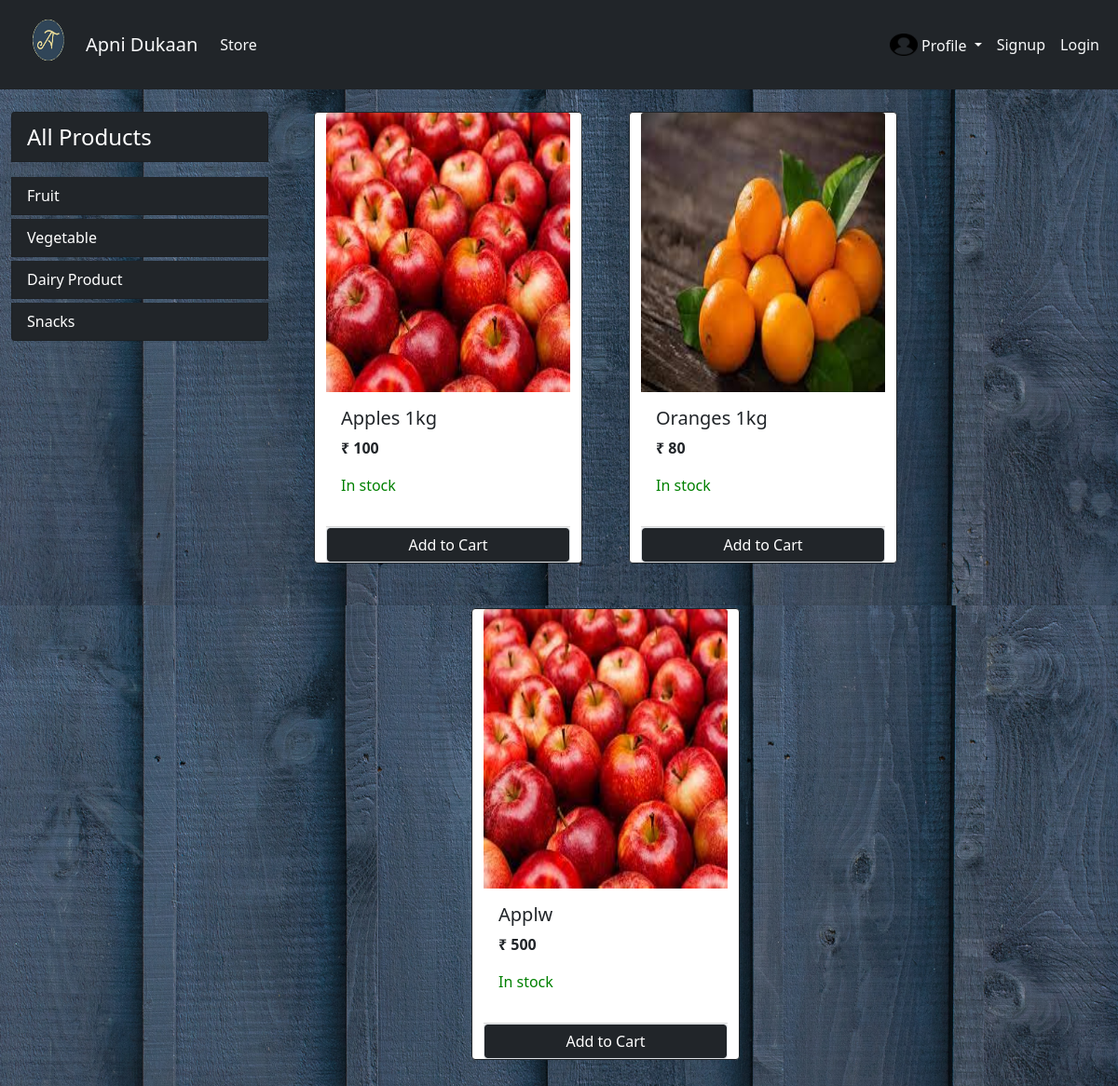
Page /retailer_dashboard?category=1 on the committed database.
### store/models/category.py (models this page shows, shortened)
class Categorie(models.Model):
    name=models.CharField(max_length=20)
    @staticmethod
    def get_all_categories():
        return Categorie.objects.all()

### store/models/product.py (models this page shows, shortened)
class Product(models.Model):
    name=models.CharField(max_length=50)
    price=models.IntegerField(default=0)
    category=models.ForeignKey(Categorie ,on_delete=models.CASCADE, default=1)
    description=models.CharField(max_length=200 , default='Description not available' , null=True , blank=True)
    image=models.ImageField(upload_to='media/')
    quantity=models.IntegerField(default=10)
    seller = models.ForeignKey(Customer,on_delete=models.CASCADE,default=None)
    @staticmethod
    def get_all_products_by_categoryid(category_id):
        if category_id:
            return Product.objects.filter(category= category_id)
        else:
            return Product.gete_all_products()
    @staticmethod
    def get_by_category_and_role(group_name, category_id):
        products= Product.get_all_products_by_categoryid(category_id)
        data = []
        for product in products:
            seller_id=product.seller.id
            obj = Customer.objects.get(id=seller_id)
            if(obj.group_name== group_name):
                data.append(product)
        sellers=Customer.get_customer_by_role(group_name)
        return data

### store/views.py (the view, shortened to what this page needs)
# urls.py: path('retailer_dashboard',Retailer_dashboard.as_view(),name="retailer_dashboard"),
class Retailer_dashboard(View):
    def get(self ,request):
        products = None
        cart=request.session.get('cart')
        if not cart:
            request.session['cart']={}
        categories=Categorie.get_all_categories()
        categoryID=request.GET.get('category')
        if categoryID:
            products=Product.get_by_category_and_role("wholesaler",categoryID)
        else:
            products = Product.get_all_products_by_roleOfSeller("wholesaler")
        data={}
        data['products']=products
        data['categories']=categories
        return render(request , 'retailer_dashboard.html' , data)

### store/models/customer.py (called while the page is built)
    @staticmethod
    def get_customer_by_role(group_name):
        return Customer.objects.filter(group_name = group_name)

### store/templatetags/cart.py (called while the page is built)
@register.filter(name='is_in_cart')
def is_in_cart(product,cart):
    keys= cart.keys()
    for id in keys:
        if int(id) == product.id:
            return True
    return False;

### store/templatetags/custom_filter.py (called while the page is built)
@register.filter(name='currency')
def currency(number):
    return "₹ "+str(number)

### store/templates/retailer_dashboard.html (shortened to what this page needs)
{% extends 'base3.html' %}
{% block content %}
{% load cart %}
{% load custom_filter %}
<div class="container-fluid mt-4">
  <div class="row">
    <div class="col-lg-3">
        <div class="list-group">
          <a href="/retailer_dashboard" class="list-group-item list-group-item-action text-white bg-dark mb-3 fs-4">All Products</a>
          {% for category in categories %}
          <a href="/retailer_dashboard?category={{category.id}}" class="list-group-item list-group-item-action text-white bg-dark mb-1">{{category.name}}</a>
          {% endfor %}
        </div>
    </div>
    <div id='products' class="col-lg-7 ">
      <div class="row mx-auto">
        {% for product in products %}
      <div class="card border-dark mx-auto mb-5" id={{product.id}}  style="width: 18rem;">
        <img src="{{product.image.url}}"  width="300" height="300" class="card-img-top" alt="...">
        <div class="card-body">
          <h5 class="card-title">{{product.name}}</h5>
          <p class="card-text"><b>{{product.price|currency}}</b></p>
          {% if product.quantity == 0%}
          <p style="color: red;">Out of stock</p>
          <p>Check after 3 days</p>
          {% else %}
          <p style="color:green;">In stock </p>
         {%endif%}
          </div>
          {% if product.quantity != 0%}
          <div class="card-footer p-0  ">
            {%if product|is_in_cart:request.session.cart %}
            <div class="row no-gutters ">
              <form method="POST" action="retailer_dashboard#{{product.id}}" class="col-2">
                {% csrf_token %}
                <input hidden type="text" name="product" value='{{product.id}}'>
                <input hidden type="text" name="remove" value='True'>
                <input type="submit" value=" - " class=" btn btn-block btn-secondary">
              </form>
              <div class="text-center col">{{product|cart_count:request.session.cart}} in Cart</div>
              <form method="POST" action="retailer_dashboard#{{product.id}}" class="col-2">
                {% csrf_token %}
                <input hidden type="text" name="product" value='{{product.id}}'>
                <input type="submit" value=" + " class=" btn btn-block btn-secondary">
              </form>
            </div>
            {% else %}
            <form action="retailer_dashboard#{{product.id}}" method="POST" class="btn-block">
              <input type="submit" class="btn btn-dark btn-block border btn form-control" value="Add to Cart">
            </form>
            {% endif %}
          </div>
       {%endif%}
      </div>
      {% endfor %}
      </div>
    </div>
  </div>
</div>
{% endblock %}

### rows in the picture
Categorie: name "Fruit"
Categorie: name "Vegetable"
Categorie: name "Dairy Product"
Categorie: name "Snacks"
Product: {{ product.id }} 1 (drawn), image (picture), name "Apples 1kg", price "₹ 100", quantity "In stock"
Product: image (picture), name "Oranges 1kg", price "₹ 80", quantity "In stock"
Product: image (picture), name "Applw", price "₹ 500", quantity "In stock"
